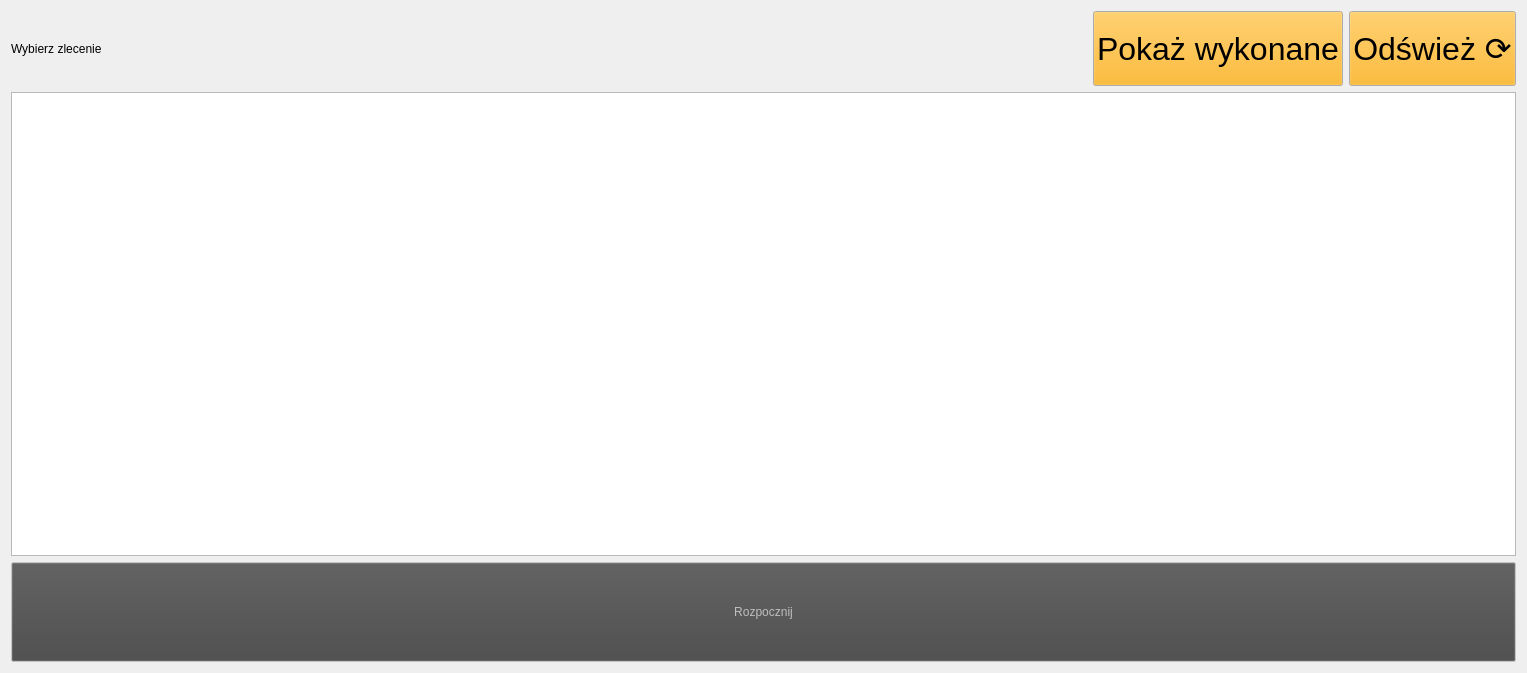
<?xml version="1.0" encoding="UTF-8"?>
<ui version="4.0">
 <class>Form</class>
 <widget class="QWidget" name="Form">
  <property name="geometry">
   <rect>
    <x>0</x>
    <y>0</y>
    <width>1527</width>
    <height>673</height>
   </rect>
  </property>
  <property name="windowTitle">
   <string>Form</string>
  </property>
  <layout class="QGridLayout" name="gridLayout">
   <item row="0" column="0">
    <widget class="QLabel" name="label">
     <property name="text">
      <string>Wybierz zlecenie</string>
     </property>
    </widget>
   </item>
   <item row="0" column="1">
    <spacer name="horizontalSpacer">
     <property name="orientation">
      <enum>Qt::Horizontal</enum>
     </property>
     <property name="sizeHint" stdset="0">
      <size>
       <width>40</width>
       <height>20</height>
      </size>
     </property>
    </spacer>
   </item>
   <item row="0" column="3">
    <widget class="QPushButton" name="pushButton_refresh">
     <property name="minimumSize">
      <size>
       <width>0</width>
       <height>75</height>
      </size>
     </property>
     <property name="palette">
      <palette>
       <active>
        <colorrole role="Button">
         <brush brushstyle="SolidPattern">
          <color alpha="255">
           <red>255</red>
           <green>170</green>
           <blue>0</blue>
          </color>
         </brush>
        </colorrole>
       </active>
       <inactive>
        <colorrole role="Button">
         <brush brushstyle="SolidPattern">
          <color alpha="255">
           <red>255</red>
           <green>170</green>
           <blue>0</blue>
          </color>
         </brush>
        </colorrole>
       </inactive>
       <disabled>
        <colorrole role="Button">
         <brush brushstyle="SolidPattern">
          <color alpha="255">
           <red>70</red>
           <green>70</green>
           <blue>70</blue>
          </color>
         </brush>
        </colorrole>
       </disabled>
      </palette>
     </property>
     <property name="font">
      <font>
       <family>Tahoma</family>
       <pointsize>24</pointsize>
      </font>
     </property>
     <property name="text">
      <string>Odśwież ⟳</string>
     </property>
    </widget>
   </item>
   <item row="0" column="2">
    <widget class="QPushButton" name="pushButton_toggleOrders">
     <property name="minimumSize">
      <size>
       <width>0</width>
       <height>75</height>
      </size>
     </property>
     <property name="palette">
      <palette>
       <active>
        <colorrole role="Button">
         <brush brushstyle="SolidPattern">
          <color alpha="255">
           <red>255</red>
           <green>170</green>
           <blue>0</blue>
          </color>
         </brush>
        </colorrole>
       </active>
       <inactive>
        <colorrole role="Button">
         <brush brushstyle="SolidPattern">
          <color alpha="255">
           <red>255</red>
           <green>170</green>
           <blue>0</blue>
          </color>
         </brush>
        </colorrole>
       </inactive>
       <disabled>
        <colorrole role="Button">
         <brush brushstyle="SolidPattern">
          <color alpha="255">
           <red>255</red>
           <green>170</green>
           <blue>0</blue>
          </color>
         </brush>
        </colorrole>
       </disabled>
      </palette>
     </property>
     <property name="font">
      <font>
       <family>Tahoma</family>
       <pointsize>24</pointsize>
      </font>
     </property>
     <property name="text">
      <string>Pokaż wykonane</string>
     </property>
    </widget>
   </item>
   <item row="3" column="0" colspan="4">
    <widget class="QPushButton" name="pushButton_run">
     <property name="enabled">
      <bool>false</bool>
     </property>
     <property name="minimumSize">
      <size>
       <width>0</width>
       <height>100</height>
      </size>
     </property>
     <property name="palette">
      <palette>
       <active>
        <colorrole role="Button">
         <brush brushstyle="SolidPattern">
          <color alpha="255">
           <red>0</red>
           <green>170</green>
           <blue>0</blue>
          </color>
         </brush>
        </colorrole>
        <colorrole role="ButtonText">
         <brush brushstyle="SolidPattern">
          <color alpha="255">
           <red>255</red>
           <green>255</green>
           <blue>255</blue>
          </color>
         </brush>
        </colorrole>
       </active>
       <inactive>
        <colorrole role="Button">
         <brush brushstyle="SolidPattern">
          <color alpha="255">
           <red>0</red>
           <green>170</green>
           <blue>0</blue>
          </color>
         </brush>
        </colorrole>
        <colorrole role="ButtonText">
         <brush brushstyle="SolidPattern">
          <color alpha="255">
           <red>255</red>
           <green>255</green>
           <blue>255</blue>
          </color>
         </brush>
        </colorrole>
       </inactive>
       <disabled>
        <colorrole role="Button">
         <brush brushstyle="SolidPattern">
          <color alpha="255">
           <red>70</red>
           <green>70</green>
           <blue>70</blue>
          </color>
         </brush>
        </colorrole>
        <colorrole role="ButtonText">
         <brush brushstyle="SolidPattern">
          <color alpha="255">
           <red>190</red>
           <green>190</green>
           <blue>190</blue>
          </color>
         </brush>
        </colorrole>
       </disabled>
      </palette>
     </property>
     <property name="text">
      <string>Rozpocznij</string>
     </property>
    </widget>
   </item>
   <item row="2" column="0" colspan="4">
    <widget class="QTreeView" name="treeView">
     <property name="horizontalScrollBarPolicy">
      <enum>Qt::ScrollBarAlwaysOff</enum>
     </property>
     <property name="editTriggers">
      <set>QAbstractItemView::NoEditTriggers</set>
     </property>
     <property name="indentation">
      <number>100</number>
     </property>
     <property name="animated">
      <bool>true</bool>
     </property>
     <attribute name="headerVisible">
      <bool>false</bool>
     </attribute>
     <attribute name="headerMinimumSectionSize">
      <number>500</number>
     </attribute>
     <attribute name="headerDefaultSectionSize">
      <number>500</number>
     </attribute>
    </widget>
   </item>
  </layout>
 </widget>
 <resources/>
 <connections/>
</ui>
